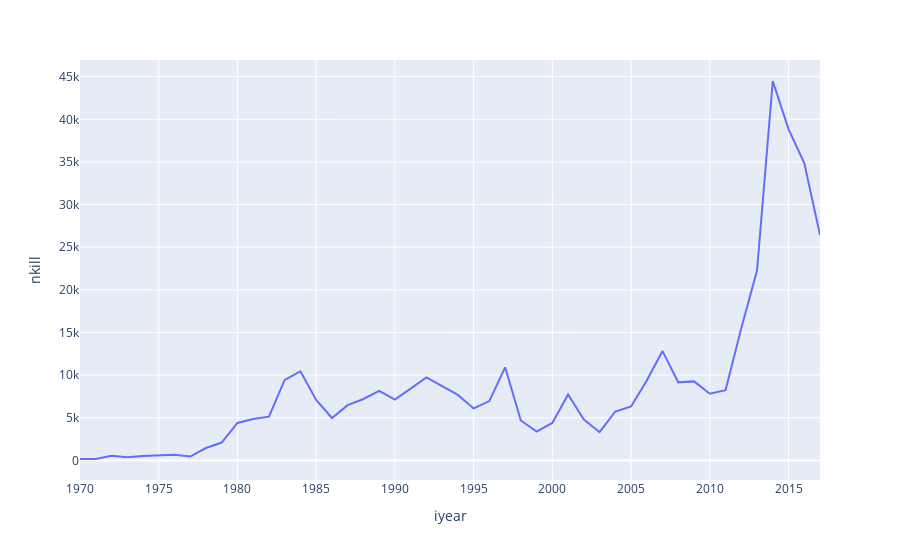

Write notebook code for a chart like this one.
### Code cell
px.line(yearly_casualties, x='iyear', y='nkill')

### Figure 1 — Plotly figure (JSON) as saved in the notebook; plotly's stock layout.template omitted (floating-point values rounded to 4 significant figures)
{"data": [{"hovertemplate": "iyear=%{x}<br>nkill=%{y}<extra></extra>", "legendgroup": "", "line": {"color": "#636efa", "dash": "solid"}, "marker": {"symbol": "circle"}, "mode": "lines", "name": "", "orientation": "v", "showlegend": false, "type": "scatter", "x": [1970, 1971, 1972, 1973, 1974, 1975, 1976, 1977, 1978, 1979, 1980, 1981, 1982, 1983, 1984, 1985, 1986, 1987, 1988, 1989, 1990, 1991, 1992, 1994, 1995, 1996, 1997, 1998, 1999, 2000, 2001, 2002, 2003, 2004, 2005, 2006, 2007, 2008, 2009, 2010, 2011, 2012, 2013, 2014, 2015, 2016, 2017], "xaxis": "x", "y": [174, 173, 566, 370, 539, 617, 674, 456, 1459, 2100, 4400, 4851, 5136, 9444, 10450, 7094, 4976, 6482, 7208, 8152, 7148, 8429, 9742, 7690, 6103, 6966, 10924, 4688, 3393, 4403, 7729, 4805, 3317, 5743, 6331, 9380, 12824, 9157, 9273, 7827, 8246, 15497, 22273, 44490, 38853, 34871, 26445], "yaxis": "y"}], "layout": {"legend": {"tracegroupgap": 0}, "margin": {"t": 60}, "xaxis": {"anchor": "y", "domain": [0, 1], "title": {"text": "iyear"}}, "yaxis": {"anchor": "x", "domain": [0, 1], "title": {"text": "nkill"}}}}
